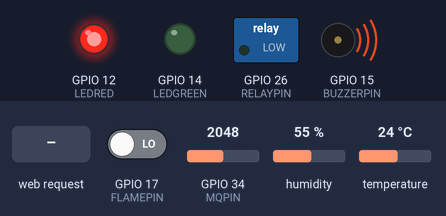
Bench run of a sketch on a simulated ESP32. Parts: switched loads named in the sketch (green lamp = pin HIGH), output pins drawn as LEDs (lit = HIGH), buzzer (waves = sounding, pin HIGH). The test bench sets the inputs (shaded band); at power-on: GPIO 17 (FLAMEPIN) LOW, GPIO 34 (MQPIN) = 2048, humidity 55 %, temperature 24 °C. WiFi joins after 1.5 s; servers stay silent unless stated; what the sketch prints to the serial monitor is not drawn.

Above: at 3.0 s.
3.1 s: HTTP request GET /fan/toggle received
At 3.4 s:
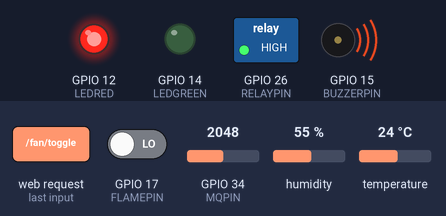
4.6 s: GPIO 17 (FLAMEPIN) driven HIGH
7.8 s: HTTP request GET /fan/auto received
At 9.2 s:
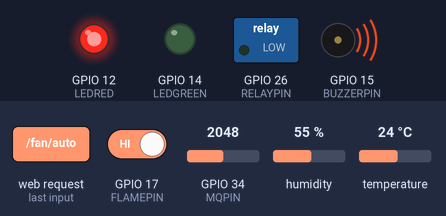
12.3 s: GPIO 34 (MQPIN) set to 387
13.8 s: GPIO 34 (MQPIN) set to 318
At 15.0 s:
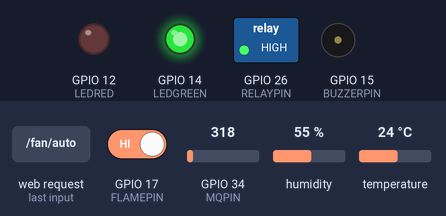
15.3 s: HTTP request GET /fan/toggle received
At 16.3 s:
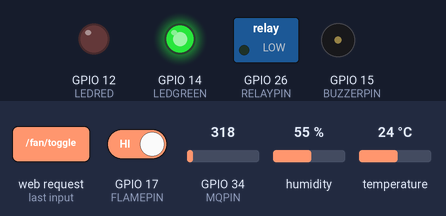
Timing chart, 0 to 17.8 s (numbered marks = the images above; inputs shaded):
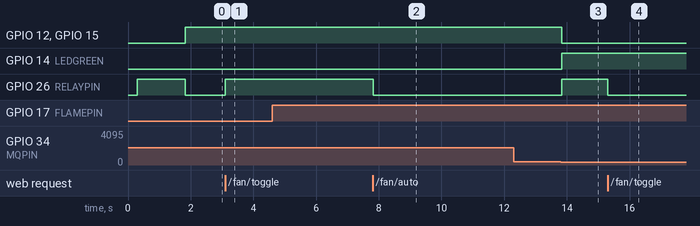

The sketch:

amc_project.ino
```cpp
#include <WiFi.h>
#include <WebServer.h>
#include <DHT.h>

// WiFi credentials
const char* ssid = "Jay";
const char* password = "imnoone@123";

// Pin configuration
#define DHTPIN 4
#define DHTTYPE DHT11
#define MQPIN 34
#define FLAMEPIN 17
#define RELAYPIN 26
#define BUZZERPIN 15
#define LEDGREEN 14
#define LEDRED 12

// Logic configuration
const bool RELAY_ACTIVE_LOW = true;
const bool BUZZER_ACTIVE_HIGH = true;

// Thresholds
const int MQ_THRESHOLD = 350;
const float TEMP_THRESHOLD = 60.0;
const unsigned long SAMPLE_INTERVAL_MS = 1500;

// Global variables
float latestTemp = 0, latestHum = 0;
int latestMQRaw = 0, latestFlame = 1;
unsigned long lastSampleMillis = 0;
bool manualOverride = false;

DHT dht(DHTPIN, DHTTYPE);
WebServer server(80);

// ---------- Forward Declarations (Fixes your error) ----------
void setRelay(bool on);
void setBuzzer(bool on);
// ------------------------------------------------------------

// ---------- Function Definitions ----------
void setRelay(bool on) {
  digitalWrite(RELAYPIN, RELAY_ACTIVE_LOW ? (on ? LOW : HIGH) : (on ? HIGH : LOW));
}

void setBuzzer(bool on) {
  digitalWrite(BUZZERPIN, BUZZER_ACTIVE_HIGH ? (on ? HIGH : LOW) : (on ? LOW : HIGH));
}

void handleRoot() {
  String page = R"rawliteral(
<!doctype html>
<html>
<head>
  <meta charset="utf-8">
  <meta name="viewport" content="width=device-width,initial-scale=1">
  <title>Industrial Safety Dashboard</title>
  <style>
    body { font-family: Arial, sans-serif; margin: 10px; background:#f5f7fa; }
    h2 { text-align:center; color:#333; }
    .grid { display:grid; grid-template-columns:repeat(auto-fit,minmax(180px,1fr)); gap:12px; margin-top:10px; }
    .card { border-radius: 12px; padding: 15px; box-shadow: 0 3px 6px rgba(0,0,0,0.15); background:white; text-align:center; }
    .title { font-weight:bold; color:#555; margin-bottom:6px; font-size:17px; }
    .value { font-size:22px; margin-top:5px; color:#0078D7; }
    .alert { color:red; font-weight:bold; }
    .safe { color:green; font-weight:bold; }
    .btnBox { text-align:center; margin-top:20px; }
    button { padding:8px 16px; margin:5px; border:none; border-radius:6px; cursor:pointer; background:#2196F3; color:white; font-size:15px; transition:0.3s; }
    button:hover { background:#1976D2; }
  </style>
</head>
<body>
  <h2>⚙️ Industrial Safety Dashboard</h2>

  <div class="grid">
    <div class="card">
      <div class="title">🌡 Temperature (°C)</div>
      <div id="temp" class="value">--</div>
    </div>
    <div class="card">
      <div class="title">💧 Humidity (%)</div>
      <div id="hum" class="value">--</div>
    </div>
    <div class="card">
      <div class="title">💨 Gas (MQ-2)</div>
      <div id="gas" class="value">--</div>
    </div>
    <div class="card">
      <div class="title">🔥 Flame</div>
      <div id="flame" class="value safe">--</div>
    </div>
    <div class="card">
      <div class="title">🛡 System Status</div>
      <div id="alarmMsg" class="value safe">--</div>
    </div>
  </div>

  <div class="btnBox">
    <button onclick="toggleFan()">🌀 Toggle Fan</button>
    <button onclick="autoMode()">🤖 Auto Mode</button>
  </div>

  <script>
    async function updateData() {
      try {
        const res = await fetch('/data.json');
        const j = await res.json();
        document.getElementById('temp').textContent = j.temperature.toFixed(1);
        document.getElementById('hum').textContent = j.humidity.toFixed(1);
        document.getElementById('gas').textContent = j.mqRaw;
        const flameEl = document.getElementById('flame');
        if (j.flame == 1) {
          flameEl.textContent = 'SAFE';
          flameEl.className = 'value safe';
        } else {
          flameEl.textContent = '🔥 DETECTED';
          flameEl.className = 'value alert';
        }
        const msg = document.getElementById('alarmMsg');
        if (j.alarm) {
          msg.textContent = '⚠️ Unsafe Condition!';
          msg.className = 'value alert';
        } else {
          msg.textContent = '✅ All Safe';
          msg.className = 'value safe';
        }
      } catch(e) {
        console.error(e);
      }
    }
    async function toggleFan() { await fetch('/fan/toggle'); }
    async function autoMode() { await fetch('/fan/auto'); }
    setInterval(updateData, 1000);
    window.onload = updateData;
  </script>
</body>
</html>
)rawliteral";

  server.send(200, "text/html", page);
}

void handleData() {
  bool gasAlarm = (latestMQRaw > MQ_THRESHOLD);
  bool tempAlarm = (latestTemp > TEMP_THRESHOLD);
  bool flameAlarm = (latestFlame == 0);
  bool alarm = gasAlarm || tempAlarm || flameAlarm;

  String json = "{";
  json += "\"temperature\":" + String(latestTemp, 1) + ",";
  json += "\"humidity\":" + String(latestHum, 1) + ",";
  json += "\"mqRaw\":" + String(latestMQRaw) + ",";
  json += "\"flame\":" + String(latestFlame) + ",";
  json += "\"alarm\":" + String(alarm ? "true" : "false");
  json += "}";
  server.send(200, "application/json", json);
}

void handleFanToggle() {
  manualOverride = true;
  int state = digitalRead(RELAYPIN);
  bool isOn = (RELAY_ACTIVE_LOW ? (state == LOW) : (state == HIGH));
  setRelay(!isOn);
  server.send(200, "text/plain", "Fan toggled");
}

void handleFanAuto() {
  manualOverride = false;
  server.send(200, "text/plain", "Auto mode enabled");
}

void sampleSensors() {
  float t = dht.readTemperature();
  float h = dht.readHumidity();
  if (isnan(t) || isnan(h)) { delay(100); t = dht.readTemperature(); h = dht.readHumidity(); }

  int mqRaw = analogRead(MQPIN);
  int flame = digitalRead(FLAMEPIN);

  latestTemp = t;
  latestHum = h;
  latestMQRaw = mqRaw;
  latestFlame = flame;

  Serial.print("Temp: "); Serial.print(t);
  Serial.print(" °C | Hum: "); Serial.print(h);
  Serial.print(" % | MQ: "); Serial.print(mqRaw);
  Serial.print(" | Flame: "); Serial.print(flame == 1 ? "SAFE" : "DETECTED");
  Serial.print(" | Fan: ");
  Serial.println((digitalRead(RELAYPIN) == (RELAY_ACTIVE_LOW ? LOW : HIGH)) ? "ON" : "OFF");

  if (!manualOverride) {
    bool gasAlarm = (mqRaw > MQ_THRESHOLD);
    bool tempAlarm = (t > TEMP_THRESHOLD);
    bool flameAlarm = (flame == 0);
    bool alarm = gasAlarm || tempAlarm || flameAlarm;

    setRelay(alarm);
    setBuzzer(alarm);
    digitalWrite(LEDRED, alarm ? HIGH : LOW);
    digitalWrite(LEDGREEN, alarm ? LOW : HIGH);
  }
}

void setup() {
  Serial.begin(115200);
  delay(300);
  Serial.println("\nIndustrial Safety System Booting...");

  pinMode(FLAMEPIN, INPUT);
  pinMode(RELAYPIN, OUTPUT);
  pinMode(BUZZERPIN, OUTPUT);
  pinMode(LEDGREEN, OUTPUT);
  pinMode(LEDRED, OUTPUT);
  setRelay(false);
  setBuzzer(false);

  dht.begin();

  WiFi.begin(ssid, password);
  Serial.print("Connecting");
  while (WiFi.status() != WL_CONNECTED) { delay(300); Serial.print("."); }
  Serial.println("\nConnected to WiFi!");
  Serial.print("IP: "); Serial.println(WiFi.localIP());

  server.on("/", handleRoot);
  server.on("/data.json", handleData);
  server.on("/fan/toggle", handleFanToggle);
  server.on("/fan/auto", handleFanAuto);
  server.begin();
  Serial.println("Web server started.");
}

void loop() {
  server.handleClient();
  unsigned long now = millis();
  if (now - lastSampleMillis >= SAMPLE_INTERVAL_MS) {
    lastSampleMillis = now;
    sampleSensors();
  }
}
```

Measured:
- the behaviour switches between 351 and 350 on GPIO 34 (MQPIN) (found by bisection; images 2 and 3)
- after the input at 3.1 s, GPIO 26 (RELAYPIN): LOW → HIGH at once
- after the input at 4.6 s, every drawn part: stays the same
- after the input at 7.8 s, GPIO 26 (RELAYPIN): HIGH → LOW at once
- after the input at 12.3 s, every drawn part: stays the same
- after the input at 13.8 s, GPIO 12 (LEDRED), GPIO 15 (BUZZERPIN): HIGH → LOW at once; GPIO 14 (LEDGREEN), GPIO 26 (RELAYPIN): LOW → HIGH at once
- after the input at 15.3 s, GPIO 26 (RELAYPIN): HIGH → LOW at once
